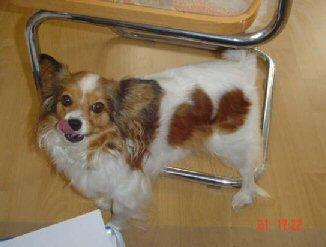
#> input picture StanfordDogs/Images/n02086910-papillon/n02086910_1048.jpg, 326 x 247 px, found by its file name; its folder holds 3 pictures in this run
$ jupyter execute --allow-errors Assignment4_Sikking.ipynb   (older library calls are emulated)
#> lines starting #> are read from the running program, lines starting #| are printed output that depends on the picture; pictures that were not available may be replaced by others from this repository, and a replacement may not be noted
Ciara Sikking
Data Mining - Mar. 19, 2024
# Convert Images to Edge Histograms - Crop Images

[cell 1]
# Import necessary packages
import skimage
import xml.etree.ElementTree as ET
import glob
import os
from PIL import Image
from pathlib import Path

# Define bounding boxes method
def get_bounding_boxes(annot):
    xml = annot
    tree = ET.parse(xml)
    root = tree.getroot()
    objects = root.findall('object')
    bbox = []
    for o in objects:
        bndbox = o.find('bndbox')
        xmin = int(bndbox.find('xmin').text)
        ymin = int(bndbox.find('ymin').text)
        xmax = int(bndbox.find('xmax').text)
        ymax = int(bndbox.find('ymax').text)
        bbox.append((xmin,ymin,xmax,ymax))
    return bbox

# Define global variables
dog_images = glob.glob('/Users/ciarasikking/Data_Mining_Assignment2/StanfordDogs/Images/*/*')
breeds = glob.glob('/Users/ciarasikking/Data_Mining_Assignment2/StanfordDogs/Annotation/*')
annotations = glob.glob('/Users/ciarasikking/Data_Mining_Assignment2/StanfordDogs/Annotation/*/*')

# Define images method
def get_image(annot):
    img_path = '/Users/ciarasikking/Data_Mining_Assignment2/StanfordDogs/Images/'
    file = annot.split('/')
    img_filename = img_path + file[-2]+'/'+file[-1]+'.jpg'
    return img_filename

# Crop images and save in a new folder titled 'Cropped'
#> (the rest of this cell did not finish here and is left out)

# Convert Images to Edge Histograms - Convert to Gray and Edge Histograms

[cell 2]
import os
import random
import numpy as np
import matplotlib.pyplot as plt
from skimage import filters
from skimage.util import compare_images
import pandas as pd
from sklearn.decomposition import PCA
import matplotlib.pyplot as plt
from sklearn.preprocessing import (StandardScaler, MaxAbsScaler, RobustScaler,
Normalizer, QuantileTransformer, PowerTransformer, MinMaxScaler)
from mpl_toolkits.mplot3d import Axes3D

imgExtension = ['jpg']
allImages = list()

def im2gray(img):
    gray = np.dot(img[...,0:3],[0.299,0.587,0.114])
    return gray

directories = ['/Users/ciarasikking/Data_Mining_Assignment2/Cropped/n02086910-papillon',
              '/Users/ciarasikking/Data_Mining_Assignment2/Cropped/n02101556-clumber',
              '/Users/ciarasikking/Data_Mining_Assignment2/Cropped/n02113712-miniature_poodle',
              '/Users/ciarasikking/Data_Mining_Assignment2/Cropped/n02113978-Mexican_hairless']

def angle(dx, dy):
    return np.mod(np.arctan2(dy, dx), np.pi)

i = 0
image_list = []
gray_image_list = []
edge_hist_list = []

# Separate classes
dir_1 = directories[0]
dir_2 = directories[1]
dir_3 = directories[2]
dir_4 = directories[3]
class_1 = os.listdir(dir_1)
class_2 = os.listdir(dir_2)
class_3 = os.listdir(dir_3)
class_4 = os.listdir(dir_4)

edge_hist_pap = []
edge_hist_clum = []
edge_hist_minp = []
edge_hist_mexh = []

# Convert each image in each class to edge histograms
for im in class_1:
    read_image = plt.imread(dir_1 + '/' + im)
#> read_image is the input picture: shape (247, 326, 3); mean R, G, B 140.8, 117.9, 86.9
    gray_image = im2gray(read_image)
#> in im2gray, `gray = np.dot(img[...,0:3],[0.299,0.587,0.114])`:
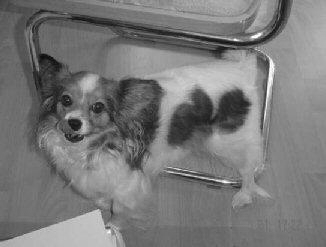
#> gray: shape (247, 326) float64; min 5.07, max 255, mean 121.2

    angle_sobel = angle(filters.sobel_h(gray_image),filters.sobel_v(gray_image))
#> in angle, `return np.mod(np.arctan2(dy, dx), np.pi)`:
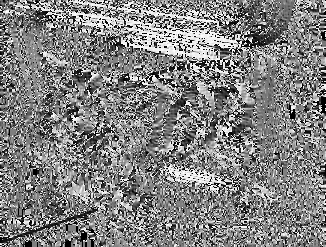
#> returned value: shape (247, 326) float64; min 0, max 3.14, mean 1.6; drawn with min black and max white

    hist, bins = skimage.exposure.histogram(angle_sobel, nbins=36, normalize=False)
#> hist = 36 values, max 3120 at index 0, min 1822 at index 7, mean 2236.7; bins = 36 values from 0.0436 to 3.1
    edge_hist_pap.append(hist)
#> pass 2 of the loop `for im in class_1:`:
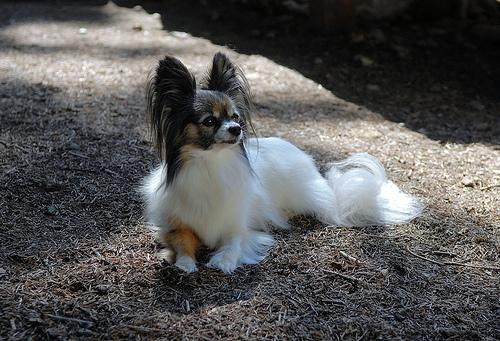
#> input picture StanfordDogs/Images/n02086910-papillon/n02086910_1626.jpg, 500 x 341 px, found by its file name
#> read_image is the input picture: shape (341, 500, 3); mean R, G, B 87, 86.6, 86.2
#> in im2gray (call 2), `gray = np.dot(img[...,0:3],[0.299,0.587,0.114])`:
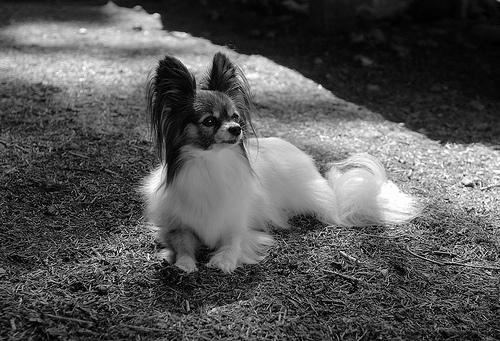
#> gray: shape (341, 500) float64; min 0, max 255, mean 86.7
#> in angle (call 2), `return np.mod(np.arctan2(dy, dx), np.pi)`:
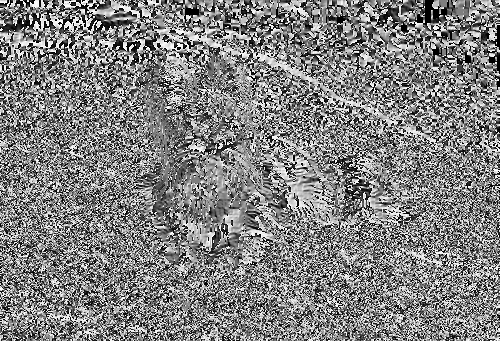
#> returned value: shape (341, 500) float64; min 0, max 3.14, mean 1.6; drawn with min black and max white
#> hist = 36 values, max 8097 at index 0, min 3537 at index 13, mean 4736.1
#> pass 3 of the loop `for im in class_1:`:
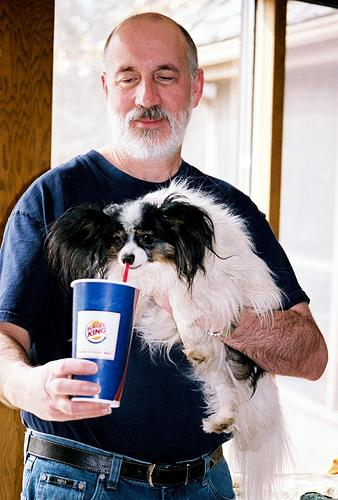
#> input picture StanfordDogs/Images/n02086910-papillon/n02086910_1659.jpg, 338 x 500 px, found by its file name
#> read_image is the input picture: shape (500, 338, 3); mean R, G, B 147.7, 137.1, 136.8
#> in im2gray (call 3), `gray = np.dot(img[...,0:3],[0.299,0.587,0.114])`:
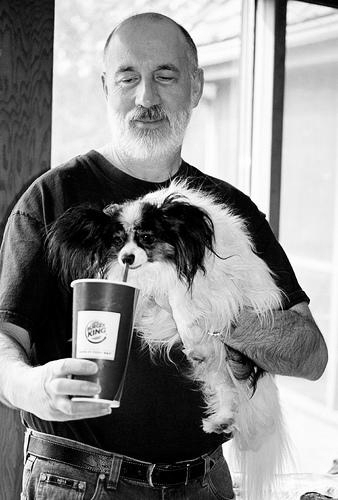
#> gray: shape (500, 338) float64; min 0, max 255, mean 140.2
#> in angle (call 3), `return np.mod(np.arctan2(dy, dx), np.pi)`:
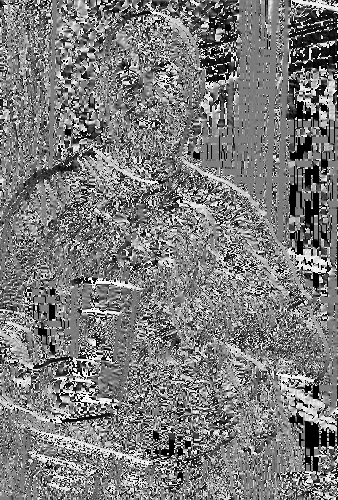
#> returned value: shape (500, 338) float64; min 0, max 3.14, mean 1.53; drawn with min black and max white
#> hist = 36 values, max 10615 at index 17, min 3401 at index 7, mean 4694.4

for im2 in class_2:
    read_image2 = plt.imread(dir_2 + '/' + im2)
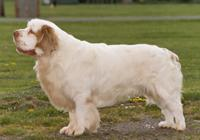
#> input picture StanfordDogs/Images/n02101556-clumber/n02101556_129.jpg, 200 x 140 px, found by its file name
#> read_image2 is the input picture: shape (140, 200, 3); mean R, G, B 141.2, 132.6, 99.7
    gray_image2 = im2gray(read_image2)
#> in im2gray (call 4), `gray = np.dot(img[...,0:3],[0.299,0.587,0.114])`:
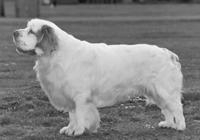
#> gray: shape (140, 200) float64; min 15.08, max 253.6, mean 131.5

    angle_sobel2 = angle(filters.sobel_h(gray_image2),filters.sobel_v(gray_image2))
#> in angle (call 4), `return np.mod(np.arctan2(dy, dx), np.pi)`:
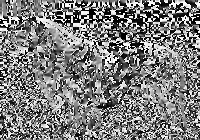
#> returned value: shape (140, 200) float64; min 0, max 3.14, mean 1.55; drawn with min black and max white

    hist2, bins2 = skimage.exposure.histogram(angle_sobel2, nbins=36, normalize=False)
#> hist2 = 36 values, max 2007 at index 0, min 474 at index 16, mean 777.8; bins2 = 36 values from 0.0436 to 3.1
    edge_hist_clum.append(hist2)

for im3 in class_3:
    read_image3 = plt.imread(dir_3 + '/' + im3)
    gray_image3 = im2gray(read_image3)

    angle_sobel3 = angle(filters.sobel_h(gray_image3),filters.sobel_v(gray_image3))

    hist3, bins3 = skimage.exposure.histogram(angle_sobel3, nbins=36, normalize=False)
#> hist3 = 36 values, max 3120 at index 0, min 1822 at index 7, mean 2236.7; bins3 = 36 values from 0.0436 to 3.1
    edge_hist_minp.append(hist3)

for im4 in class_4:
    read_image4 = plt.imread(dir_4 + '/' + im4)
    gray_image4 = im2gray(read_image4)

    angle_sobel4 = angle(filters.sobel_h(gray_image4),filters.sobel_v(gray_image4))

    hist4, bins4 = skimage.exposure.histogram(angle_sobel4, nbins=36, normalize=False)
#> hist4 has the same summary as hist3; bins4 = 36 values from 0.0436 to 3.1
    edge_hist_mexh.append(hist4)

# Split images into Training/Test Sets

[cell 3]
import pandas as pd
from sklearn.model_selection import train_test_split

labels_pap = ["papillon"] * len(edge_hist_pap)
#> labels_pap = ['papillon', 'papillon', 'papillon']
labels_clum = ["clumber"] * len(edge_hist_clum)
#> labels_clum = ['clumber']
labels_minp = ["miniature poodle"] * len(edge_hist_minp)
#> labels_minp = ['miniature poodle']
labels_mexh = ["mexican hairless"] * len(edge_hist_mexh)
#> labels_mexh = ['mexican hairless']

labels = labels_pap + labels_clum + labels_minp + labels_mexh
#> labels = ['papillon', 'papillon', 'papillon', 'clumber', 'miniature poodle', 'mexican hairless']

data = edge_hist_pap + edge_hist_clum + edge_hist_minp + edge_hist_mexh
#> data = 6 items

data_train, data_test, labels_train, labels_test = train_test_split(data, labels, random_state=104, test_size=0.20, shuffle=True)
#> data_train = 4 items; data_test = 2 items; labels_train = ['papillon', 'miniature poodle', 'papillon', 'mexican hairless']; labels_test = ['clumber', 'papillon']

Standardize the training set

[cell 4]
from sklearn import preprocessing

scaler = preprocessing.StandardScaler().fit(data_train)

data_train_mean = scaler.mean_
#> data_train_mean = 36 values, max 5776.2 at index 0, min 2804.8 at index 10, mean 3476

data_train_stdev = scaler.scale_
#> data_train_stdev = 36 values, max 3273.6 at index 17, min 915.1 at index 11, mean 1381.7

data_train_scaled = scaler.transform(data_train)

data_test_scaled = (data_test - data_train_mean)/data_train_stdev

# Perform a standard 5-fold cross validation

[cell 5]
from sklearn.tree import DecisionTreeClassifier
from sklearn.model_selection import KFold, cross_val_score
from sklearn.neighbors import KNeighborsClassifier

# k = 1
print('For k = 1')
knn = KNeighborsClassifier(n_neighbors=1)

knn = knn.fit(data_train_scaled, labels_train)

k_folds = KFold(n_splits = 5)

#> (the rest of this cell did not finish here and is left out)

# Perform a stratified 5-fold cross validation

[cell 6]
from sklearn.model_selection import StratifiedKFold, cross_val_score

# k = 1
print('For k = 1')
knn = KNeighborsClassifier(n_neighbors=1)

knn = knn.fit(data_train_scaled, labels_train)

sk_folds = StratifiedKFold(n_splits = 5)

#> (the rest of this cell did not finish here and is left out)

# Graph

[cell 7]
import matplotlib.pyplot as plt
import numpy as np

# define data values
k = np.array([1, 3, 5, 7, 10, 20])
cross_val_scores =  np.array([0.3196428571428572, 0.3178571428571429, 0.3196428571428572, 0.3178571428571429, 0.3214285714285714, 0.29821428571428565])
cross_val_errors = np.array([0.6803571428571429, 0.6821428571428572, 0.6803571428571429, 0.6821428571428572, 0.6785714285714286, 0.7017857142857143])
st_cross_val_scores = np.array([0.31428571428571433, 0.3125, 0.32857142857142857, 0.3392857142857143, 0.32857142857142857, 0.31071428571428567])
st_cross_val_errors = np.array([0.6857142857142857, 0.6875, 0.6714285714285715, 0.6607142857142857, 0.6714285714285715, 0.6892857142857143])

plt.plot(k, cross_val_scores, label = "Mean Cross Validation")
plt.plot(k, cross_val_errors, label = "Mean Cross Validation Error")
plt.plot(k, st_cross_val_scores, label = "Mean Stratified Cross Validation")
plt.plot(k, st_cross_val_errors, label = "Mean Stratified Cross Validation Error")

plt.xlabel("Set k")
plt.ylabel("Validation/Error value")

# Add a title to a legend
plt.legend(title = "Legend")
plt.title("Mean Cross Validation and Error for a Given K")
plt.xticks(np.arange(0, 21, step=1))
plt.show()
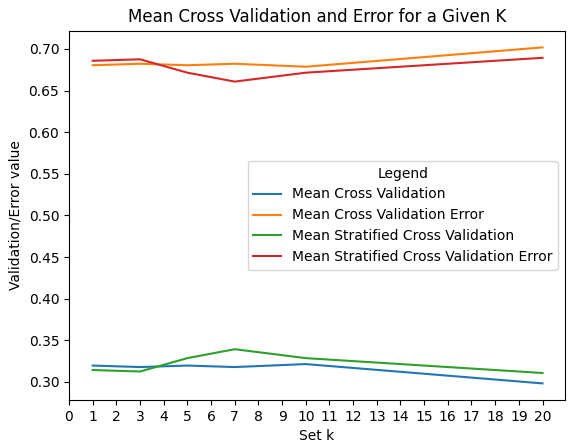
#> figure drawn by matplotlib, 1 panel

For the standard cross validation error, k = 10 has the lowest mean error. For the stratified cross validation error, k = 7 has the lowest mean error.

The k nearest neighbor classifier decreases in complexity as k increases.

There is underfitting when k < 3 because the error is not improving and overfitting when k > 7 because the error gets worse.

# Test Dataset Error

[cell 8]
# k = 7
print('For k = 7')
knn = KNeighborsClassifier(n_neighbors= 7)

knn = knn.fit(data_test_scaled, labels_test)

k_folds = KFold(n_splits = 5)

#> (the rest of this cell did not finish here and is left out)

For the standard cross validation error, the mean error is 0.657. For the stratified cross validation error, the mean error is 0.671.

# Neural Network

[cell 9]
from sklearn.neural_network import MLPClassifier
from sklearn.metrics import confusion_matrix, ConfusionMatrixDisplay

def accuracy(confusion_matrix):
   diagonal_sum = confusion_matrix.trace()
   sum_of_all_elements = confusion_matrix.sum()
   return diagonal_sum / sum_of_all_elements

classifier = MLPClassifier(hidden_layer_sizes=(10,10,10))

nn = classifier.fit(data_train_scaled, labels_train)

y_pred = classifier.predict(data_test_scaled)

cm = confusion_matrix(y_pred, labels_test)
#> cm = [[0, 0, 0, 0], [1, 0, 0, 0], [0, 0, 0, 1], [0, 0, 0, 0]]

sk_folds = StratifiedKFold(n_splits = 5)

#> (the rest of this cell did not finish here and is left out)

#

# Support Vector Machine

[cell 10]
from sklearn.svm import LinearSVC
from sklearn.pipeline import make_pipeline
from sklearn.preprocessing import StandardScaler
from sklearn.datasets import make_classification
from sklearn import svm

svc = svm.LinearSVC()
svc.fit(data_train_scaled, labels_train)

pred = svc.predict(data_test_scaled)
cm = confusion_matrix(pred, labels_test)
#> cm = [[0, 0, 0], [1, 0, 1], [0, 0, 0]]

sk_folds = StratifiedKFold(n_splits = 5)

#> (the rest of this cell did not finish here and is left out)
